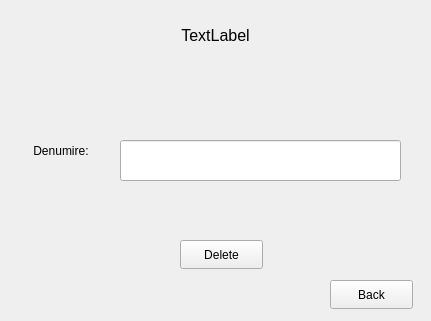
<?xml version="1.0" encoding="UTF-8"?>
<ui version="4.0">
 <class>delOb</class>
 <widget class="QWidget" name="delOb">
  <property name="geometry">
   <rect>
    <x>0</x>
    <y>0</y>
    <width>431</width>
    <height>321</height>
   </rect>
  </property>
  <property name="windowTitle">
   <string>Form</string>
  </property>
  <widget class="QPushButton" name="pushButton">
   <property name="geometry">
    <rect>
     <x>180</x>
     <y>240</y>
     <width>83</width>
     <height>29</height>
    </rect>
   </property>
   <property name="text">
    <string>Delete</string>
   </property>
  </widget>
  <widget class="QPushButton" name="pushButton_2">
   <property name="geometry">
    <rect>
     <x>330</x>
     <y>280</y>
     <width>83</width>
     <height>29</height>
    </rect>
   </property>
   <property name="text">
    <string>Back</string>
   </property>
  </widget>
  <widget class="QLabel" name="label">
   <property name="geometry">
    <rect>
     <x>30</x>
     <y>130</y>
     <width>91</width>
     <height>41</height>
    </rect>
   </property>
   <property name="text">
    <string> Denumire:</string>
   </property>
  </widget>
  <widget class="QLineEdit" name="lineEdit">
   <property name="geometry">
    <rect>
     <x>120</x>
     <y>140</y>
     <width>281</width>
     <height>41</height>
    </rect>
   </property>
  </widget>
  <widget class="QLabel" name="label_2">
   <property name="geometry">
    <rect>
     <x>20</x>
     <y>20</y>
     <width>391</width>
     <height>31</height>
    </rect>
   </property>
   <property name="font">
    <font>
     <pointsize>12</pointsize>
    </font>
   </property>
   <property name="text">
    <string>TextLabel</string>
   </property>
   <property name="alignment">
    <set>Qt::AlignCenter</set>
   </property>
  </widget>
 </widget>
 <resources/>
 <connections/>
</ui>
